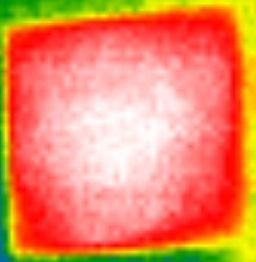
#> input picture Compare/src/big.jpg, 256 x 262 px
$ python example2.py
#> lines starting #> are read from the running program, lines starting #| are printed output that depends on the picture
import cv2
import numpy as np
from matplotlib import pyplot as plt

import glob
import time
import os

MIN_MATCH_COUNT = 8
no = 10000
big_image = cv2.imread('src/big.jpg',0)
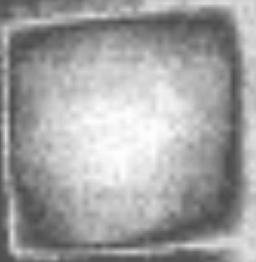
#> big_image: shape (262, 256); min 75, max 255, mean 162.1
small_image = cv2.imread('src/small1.jpg',0)
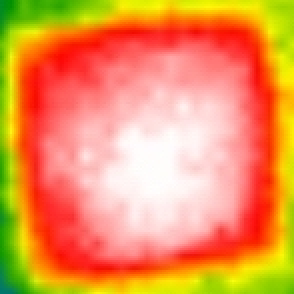
#> input picture Compare/src/small1.jpg, 147 x 147 px (shown 2 times larger)
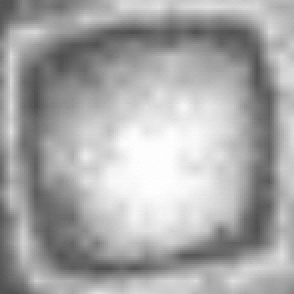
#> small_image: shape (147, 147) (shown 2 times larger); min 79, max 255, mean 168.3

Matches = []

orb = cv2.ORB_create()

######## Resize them (they are too big)
# Get their dimensions
#height, width = big_image.shape[:2]
#         print(heightM, widthM, height, width)

#big_image = cv2.resize(big_image, (int(width / 4), int(height / 4)),interpolation=cv2.INTER_CUBIC)
###########################


# Find the features
kp1, des1 = orb.detectAndCompute(big_image,None)   # kp are the keypoints, des are the descriptors
#> kp1 = 8 keypoints; (x, y, size): (171, 213, 44.6), (172, 214, 37.2), (172, 214, 31), (190, 145, 44.6), (190, 145, 53.6), (189, 145, 64.3), (97, 197, 53.6), (97, 195, 64.3)
kp2, des2 = orb.detectAndCompute(small_image,None)
#> kp2 = 1 keypoints; (x, y, size): (110, 115, 31)

bf = cv2.BFMatcher(cv2.NORM_HAMMING, crossCheck=True)

matches = bf.match(des1, des2)
#> matches = 1 matches
# Sort them in the order of their distance.
matches = sorted(matches, key = lambda x:x.distance)

# Draw first 10 matches.
img3 = cv2.drawMatches(small_image, kp1, big_image, kp2, matches[:10],None, flags=2)
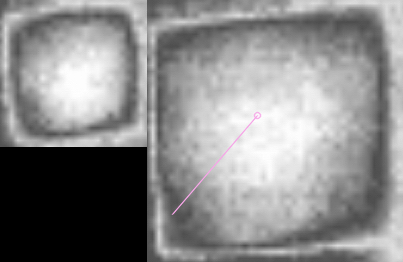
#> img3: shape (262, 403, 3); mean of channels 0, 1, 2 137.5, 137.4, 137.5; drawn as B, G, R
plt.imshow(img3),plt.show()
print('matches', len(matches))
#| matches 1
#############

'''
# store all the good matches as per Lowe's ratio test.
good = []
allPoints = []
for m,n in matches:
    if m.distance < 0.7*n.distance:
        good.append(m)

    allPoints.append(m)

Matches.append(len(good))
print("Good_Matches:", len(good))
##################################
'''
